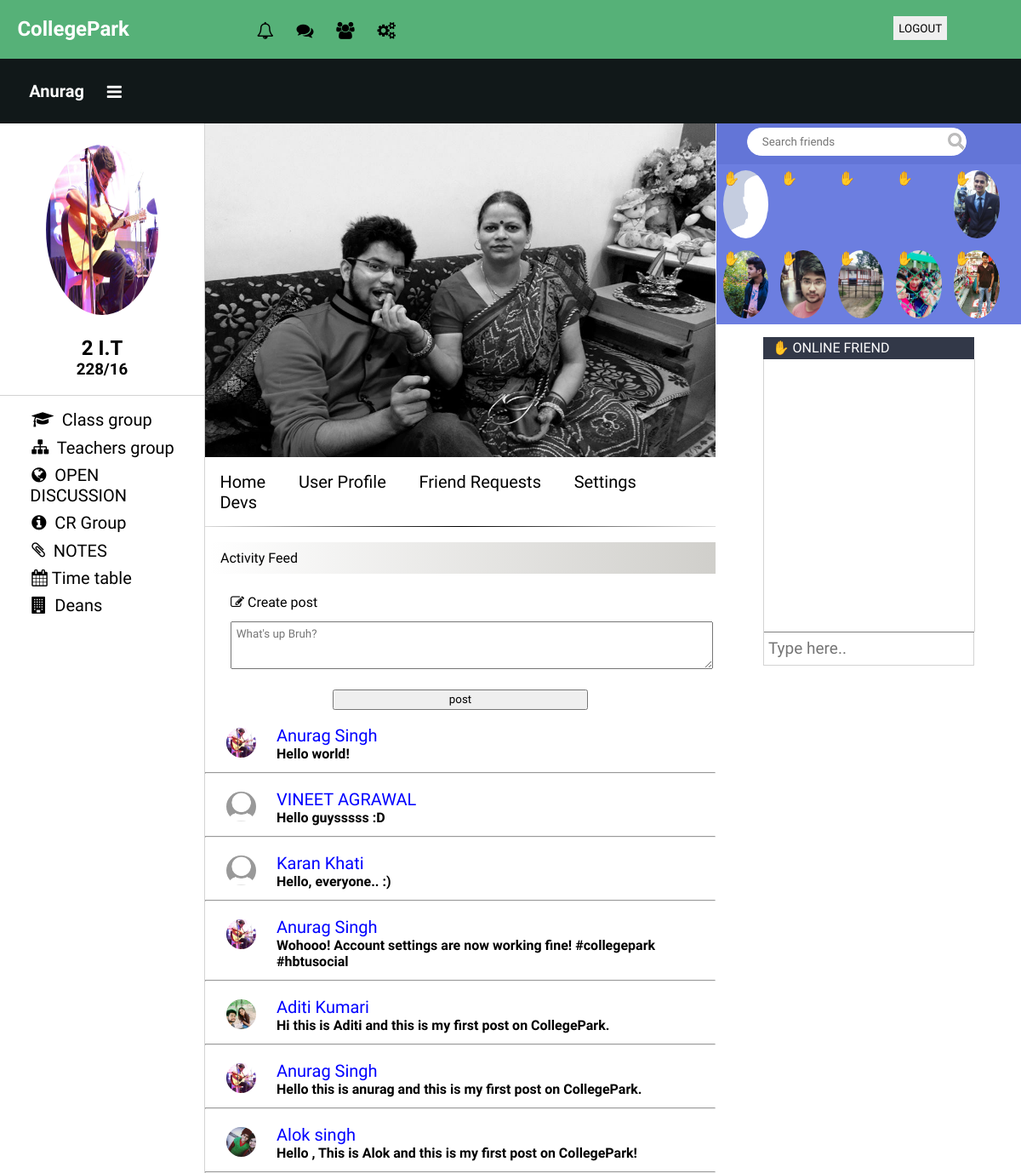
Screenshot of /mainprofile.php (signed in) with the database file from the repository.
### tables this page shows
CREATE TABLE `user_details` (
  `id` int(11) NOT NULL,
  `firstname` varchar(30) NOT NULL,
  `lastname` varchar(30) NOT NULL,
  `email` varchar(40) NOT NULL,
  `srno` varchar(10) NOT NULL,
  `year` int(2) NOT NULL,
  `password` varchar(40) NOT NULL,
  `verify` int(1) NOT NULL DEFAULT '0',
  `vcode` varchar(40) NOT NULL,
  `branch` varchar(20) NOT NULL,
  `fromcity` varchar(20) NOT NULL DEFAULT 'Update city',
  `rstatus` varchar(20) NOT NULL DEFAULT 'Update status',
  `cnum` bigint(11) NOT NULL,
  `srsd` varchar(20) NOT NULL DEFAULT 'Update child',
  `srfm` varchar(20) NOT NULL DEFAULT 'Update parent',
  `bio` text NOT NULL,
  `friendarray` text NOT NULL
);

CREATE TABLE `posts` (
  `id` int(11) NOT NULL,
  `body` text NOT NULL,
  `date_added` date NOT NULL,
  `added_by` varchar(225) NOT NULL,
  `user_posted_to` varchar(225) NOT NULL
);

### php/core.inc.php (called while the page is built, shortened)
<?php
include 'connect.inc.php';
    function getdata($field)
    {   GLOBAL $connect;
$user_id = $_SESSION['user_id'];
$query_core= " SELECT  `$field` FROM `user_details` WHERE `id`='$user_id' ";
if ($query_run1= mysqli_query($connect , $query_core) )
{
while($row_result=mysqli_fetch_assoc($query_run1))
    {
     $data = $row_result[$field];
return $data;
        }
   }
}
?>

### mainprofile.php (the view, shortened to what this page needs)
<?php
require "php/core.inc.php";
require "php/connect.inc.php";
?>
<html>
<head>
<link rel = "stylesheet" href = "css/mainstyle.css"/>
<link rel="stylesheet" href="awesomefont/css/font-awesome.min.css">
</head>
<body>
<div class = "header" >
   <div id = "header1">
    <div id = "logo">
    <h2>CollegePark</h2>
	</div>
<div id = "notifications">
<ul>
	<li><a href="#" title ="Notifications"  ><i class="fa fa-bell-o" aria-hidden="true"></i></a></li>
	<li><a href="#" title ="Messages" ><i class="fa fa-comments" aria-hidden="true"></i></a></li>
	<li><a href="#" title ="Friend Requests" ><i class="fa fa-users" aria-hidden="true"></i></a></li>
	<li><a href="#" title ="Settings" ><i class="fa fa-cogs" aria-hidden="true"></i></a></li>
</ul>
	</div>
	<div id = "logoutdiv">
	<form action="php/unset.php" method="POST">
		<input type="submit" name="logout" value="LOGOUT" >
	</form>
	</div>
	</div>
<div id ="header2">
<div class="usersection">
<h2><a href="profile.php?u=<?php echo getdata('id');?>" target= "_BLANK"><?php echo getdata('firstname'); ?></a>     <a href="#">  <i class="fa fa-bars" aria-hidden="true"></i></a></h2>
</div>
</div>
</div>
<div class = "utilities">
<div class="toputi">
<div id= "mainpicture"  >
<center><img src = "<?php echo'pro_pics/'.getdata('id').'.jpg'; ?>" onerror="this.src='pro_pics/default.png'" ></center>
</div>
<div id="info">
<center><h2><?php echo getdata('year').' '.getdata('branch'); ?></h2></center>
<center><h3><?php echo getdata('srno');  ?></h3></center>
<center><h4>   <br>   </h4></center>
</div>
</div>
<div id="utimain">
<ul>
	<li><a href="#"> <i class="fa fa-graduation-cap" aria-hidden="true"></i> Class group</a></li>
	<li><a href="#"><i class="fa fa-sitemap" aria-hidden="true"></i> Teachers group</a></li>
	<li><a href="#"><i class="fa fa-globe" aria-hidden="true"></i> OPEN DISCUSSION</a></li>
	<li><a href="#"><i class="fa fa-info-circle" aria-hidden="true"></i> CR Group</a></li>
	<li><a href="#"><i class="fa fa-paperclip" aria-hidden="true"></i> NOTES</a></li>
	<li><a href="#"> <i class="fa fa-calendar" aria-hidden="true"></i>Time table</a></li>
	<li><a href="#"><i class="fa fa-building" aria-hidden="true"></i> Deans</a></li>
</ul>
</div>
</div>
<div class="feed">
<div id="coverpic" onerror="this.src='cover_pics/defaultcover.png'" style="background-image: url(<?php echo'cover_pics/'.getdata('id').'.jpg'; ?>) , url(cover_pics/defaultcover.png); width:100%; height:49%; float:left; min-height:45%; background-size:cover; background-repeat: no-repeat; ">
</div>
<div class="infobar" id="infotop">
	<ul>
		<li><a href="#">Home</a></li>
		<li><a href="profile.php?u=<?php echo getdata('id');?>" target= "_BLANK"><?php echo 'User Profile'; ?></a></li>
		<li><a href="/friend_requests.php">Friend Requests</a></li>
		<li><a href="accountsettings.php">Settings</a></li>
		<li><a href="#">Devs</a></li>
		<div class="line">
		<span class="sexy_line" ></span>
		</div>
	</ul>
</div>
<div id="feedtitle">
Activity Feed
</div>
<div class="postupdate">
<div class="topbar"> <i class="fa fa-pencil-square-o" aria-hidden="true"></i> Create post</div>
<div class="feedpost">
<textarea id="posted" name="post"  placeholder="What's up Bruh?" ></textarea>
</div>
<div class="bottombar">
<center><input type = "submit" name="send" value="post" onClick="sendpost();" ></center>
</div>
</div>
<?php
$fetch_post_query = " SELECT * FROM `posts` WHERE `user_posted_to`= 'ALL' ORDER BY `posts`.`date_added` DESC";
$run_fetch_query= mysqli_query($connect , $fetch_post_query);
if(mysqli_num_rows($run_fetch_query)!=0)
{
while($rows = mysqli_fetch_assoc($run_fetch_query))
{ $body = $rows['body'];
   $posted_by = $rows['added_by'];
   $fetchpostname= " SELECT `firstname` , `lastname` FROM `user_details` WHERE `id` = '$posted_by'";
   $runfetchname= mysqli_query($connect  ,$fetchpostname);
   while($namerows = mysqli_fetch_assoc($runfetchname))
   {
   	$firstname = $namerows['firstname'];
   	$lastname  = $namerows['lastname'];
   }
echo '<div class="post1">
<div id = "piccontainer">
<div id="postpicimg"  style="background-image: url(./pro_pics/'.$posted_by.'.jpg) ,url(pro_pics/default.png) ";>
</div></div>
<div id="posttext">
<a href="profile.php?u='.$posted_by.'" title ='.$firstname.' '.$lastname.'>'.$firstname.' '.$lastname.'</a>
<br/>
<h4>'.$body.'</h4>
</div>
<hr>
</div>';
}
}
else {
	echo '<center> <h2> You have no posts to be shown</h2></center>';
}
?>
</div>
<div class="chat">
<div class="searchfriends">
<div id="searchbox">
<form action="#">
<input type ="text" placeholder="  Search friends  " >
</form>
</div>
</div>
<div id="friendview">
<div class="fphoto" id="fphoto1"style="background-image: url(./pro_pics/image.jpg);" > &#x270B;</div>
<div class="fphoto" id="fphoto2"style="background-image: url(./pro_pics/alok.jpg);">&#x270B;</div>
<div class="fphoto" id="fphoto3"style="background-image: url(./pro_pics/alok2.jpg);">&#x270B;</div>
<div class="fphoto" id="fphoto4"style="background-image: url(./pro_pics/adi1.jpg);">&#x270B;</div>
<div class="fphoto" id="fphoto5"style="background-image: url(./pro_pics/ujjawal.jpg);">&#x270B;</div>
<div class="fphoto" id="fphoto6"style="background-image: url(./pro_pics/himanshu.jpg);">&#x270B;</div>
<div class="fphoto" id="fphoto7"style="background-image: url(./pro_pics/anky.jpg);">&#x270B;</div>
<div class="fphoto" id="fphoto8"style="background-image: url(./pro_pics/sourabh.jpg);">&#x270B;</div>
<div class="fphoto" id="fphoto9"style="background-image: url(./pro_pics/sourabh2.jpg);">&#x270B;</div>
<div class="fphoto" id="fphoto10"style="background-image: url(./pro_pics/anky2.jpg);">&#x270B;</div>
</div>
<div id="chatbox">
<div id="namebar">
&#x270B; <?php echo 'ONLINE FRIEND';?>
</div>
<div id="msgview">
</div>
<div id="typearea">
<form action="#" method="post">
<input type = "text" name="chat" placeholder="Type here..">
</form>
</div>
</div>
</div>
</body>
</html>

### css/mainstyle.css (style rules this page uses)
* { margin:0px; padding:0px; font-family: 'Hammersmith One', sans-serif; }
#header1 { width:100%; float:left; color:white; background-color:#56B178; }
#header2 { width:100%; background-color: #111819; float:left; color:white; }
#header2 h2 { padding:2.0%; }
#header2 a { color:white; }
#header1 li ,a { display:inline; color:#328958; font-size:20px; text-decoration:none; padding:.9%; }
#header1 { width:100%; float:left; }
#notifications li,a { color:#328958; }
#notifications li,a:hover { color:white; padding:1%; text-decoration:none; }
#notifications { padding-top:2.0%; padding-left:0.8%; float:left; width:50%; }
#logoutdiv { margin-top: 1.3%; margin-left: 13%; float: left; }
#logoutdiv input[type='submit'] { padding:12%; border-radius:3%; margin:5%; border:1px solid #56B178; }
#logo { width:20%; float:left; padding:1.7%; }
.utilities { width:20%; float:left; }
.toputi { max-height:50%; }
.feed { width:50%; float:left; border-left:1px solid #D3D3D3; }
.chat { width:29.8%; float:right; }
#mainpicture img { width:55%; height:200px; border: 1px solid white; margin-bottom:10%; margin-top:10%; position:relative; border-radius:50%; }
#info { border-bottom:1px solid #D3D3D3; }
#utimain { padding-top:5%; padding-left:13%; }
#untimain ul,li,a:hover { list-style-type: none; padding:2%; color:black; }
#untimain ul,li,a { color:black; }
#utimain i { padding-right:5px; }
.sexy_line { margin-top:2.5%; display:block; border:none; color:white; height:1px; background:black; background: -webkit-gradient(radial, 50% 50%, 0, 50% 50%, 350, from(#000), to(#fff)); }
#infotop { float:left; width:100%; padding-top:3%; padding-bottom:0px; margin-bottom:3%; }
#infotop li,a { display:inline; }
#feedtitle { float:left; width:97%; margin-left:1%; background: linear-gradient(-90deg, #D0CFCB, white); padding-top:1.5%; padding-bottom:1.5%; padding-left:2%; }
#posttext { margin-top:1%; padding-top:2%; width: 86%; float:left; margin-bottom:2% }
#postpicimg { margin-top:6%; margin-left:2%; width:35px; height:35px; float:left; background-size:cover; background-repeat:no-repeat; border-radius:50%; }
#piccontainer { height:auto; width:10%; float:left; margin-left:4%; margin-top:3%; padding-right:0px; }
#posttext a { margin-left:0px; padding-left:0px; color:Blue; }
.searchfriends { width:100%; float:left; height:6%; background-color:#6375D7; }
#searchbox { width:90%; margin-left:auto; margin-top:1.4%; }
.searchfriends form input[type=text] { width:80%; height:70%; border-radius:20px; background-color:white; border:1px solid white; padding-left:10px; padding-right:25px; background-image: url(../chatty_images/searchicon.png); background-repeat:no-repeat; background-position:right; color:green; }
.fphoto { width:15%; height:10%; float:left; margin:2%; background-size:cover; background-repeat:no-repeat; border-radius:50%; }
#friendview { width:100%; float:left; background-color:#6C7EE0; }
#chatbox { width:100%; float:left; }
#namebar { background-color:#323848; width:66.5%; color: white; text-align: left; padding-top:1%; padding-bottom:1%; padding-left:3%; margin-left:auto; margin-right:auto; margin-top:4%; }
#msgview { width:69%; margin-left:auto; margin-right:auto; background-color:white; height:40%; border-left:1px solid #d3d3d3; border-right:1px solid #d3d3d3; }
#typearea form input[type=text] { width:100%; border-width:1px; border-top-color:d3d3d3; border-bottom-color:d3d3d3; border-left:1px solid #d3d3d3; border-right:1px solid #d3d3d3; height:5%; font-size:19px; padding-left:2%; }
#typearea { width:69.5%; margin-left:auto; margin-right:auto; }
.topbar { width:95.5%; float:left; margin-left:5%; height:4%; margin-top:4% }
.feedpost { width:95.5%; float:left; margin-left:5%; height:10%; }
.feedpost textarea { width:99%; height:70%; padding-top:1%; padding-left:1%; }
.bottombar input[type=submit] { width:50%; height:3%; }

### rows the page displays
user_details: firstname "Anurag", year "2", branch "I.T", srno "228/16"
posts: user_details.firstname "Anurag", user_details.lastname "Singh", body "Hello world!"
posts: user_details.firstname "VINEET", user_details.lastname "AGRAWAL", body "Hello guysssss :D"
posts: user_details.firstname "Karan", user_details.lastname "Khati", body "Hello, everyone.. :)"
posts: user_details.firstname "Anurag", user_details.lastname "Singh", body "Wohooo! Account settings are now working fine! #collegepark #hbtusocial"
posts: shows a picture, user_details.firstname "Aditi", user_details.lastname "Kumari", body "Hi this is Aditi and this is my first post on CollegePark."
posts: user_details.firstname "Anurag", user_details.lastname "Singh", body "Hello this is anurag and this is my first post on CollegePark."
posts: shows a picture, user_details.firstname "Alok", user_details.lastname "singh", body "Hello , This is Alok and this is my first post on CollegePark!"
